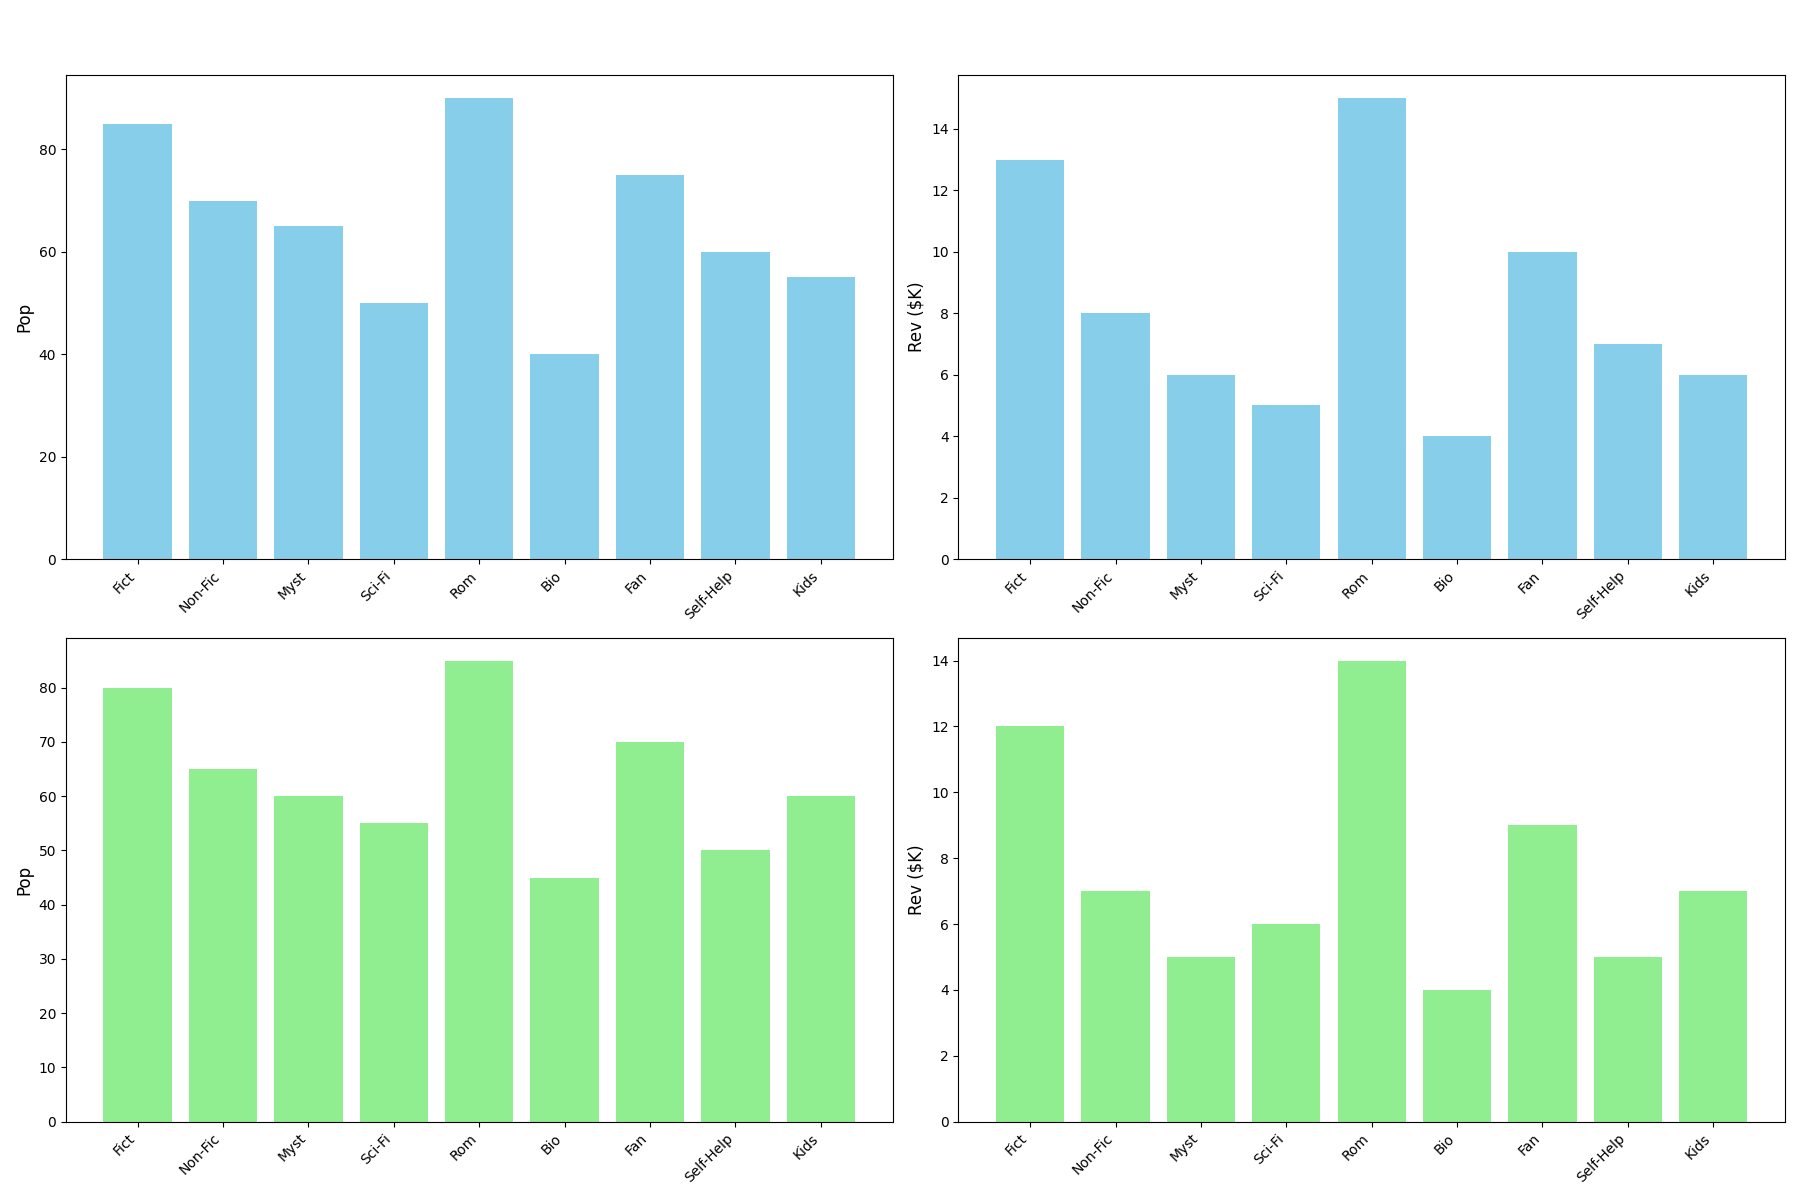

This figure's Python source:
import matplotlib.pyplot as plt
import numpy as np

genres = ['Fict', 'Non-Fic', 'Myst', 'Sci-Fi', 'Rom', 'Bio', 'Fan', 'Self-Help', 'Kids']

popularity_downtown = [85, 70, 65, 50, 90, 40, 75, 60, 55]
monthly_revenue_downtown = [13, 8, 6, 5, 15, 4, 10, 7, 6]
popularity_uptown = [80, 65, 60, 55, 85, 45, 70, 50, 60]
monthly_revenue_uptown = [12, 7, 5, 6, 14, 4, 9, 5, 7]

fig, axes = plt.subplots(2, 2, figsize=(18, 12))

axes[0, 0].bar(genres, popularity_downtown, color='skyblue')
axes[0, 0].set_ylabel('Pop', fontsize=12)
axes[0, 0].set_xticklabels(genres, rotation=45, ha='right')

axes[0, 1].bar(genres, monthly_revenue_downtown, color='skyblue')
axes[0, 1].set_ylabel('Rev ($K)', fontsize=12)
axes[0, 1].set_xticklabels(genres, rotation=45, ha='right')

axes[1, 0].bar(genres, popularity_uptown, color='lightgreen')
axes[1, 0].set_ylabel('Pop', fontsize=12)
axes[1, 0].set_xticklabels(genres, rotation=45, ha='right')

axes[1, 1].bar(genres, monthly_revenue_uptown, color='lightgreen')
axes[1, 1].set_ylabel('Rev ($K)', fontsize=12)
axes[1, 1].set_xticklabels(genres, rotation=45, ha='right')

plt.tight_layout(rect=[0, 0, 1, 0.95])
plt.show()
